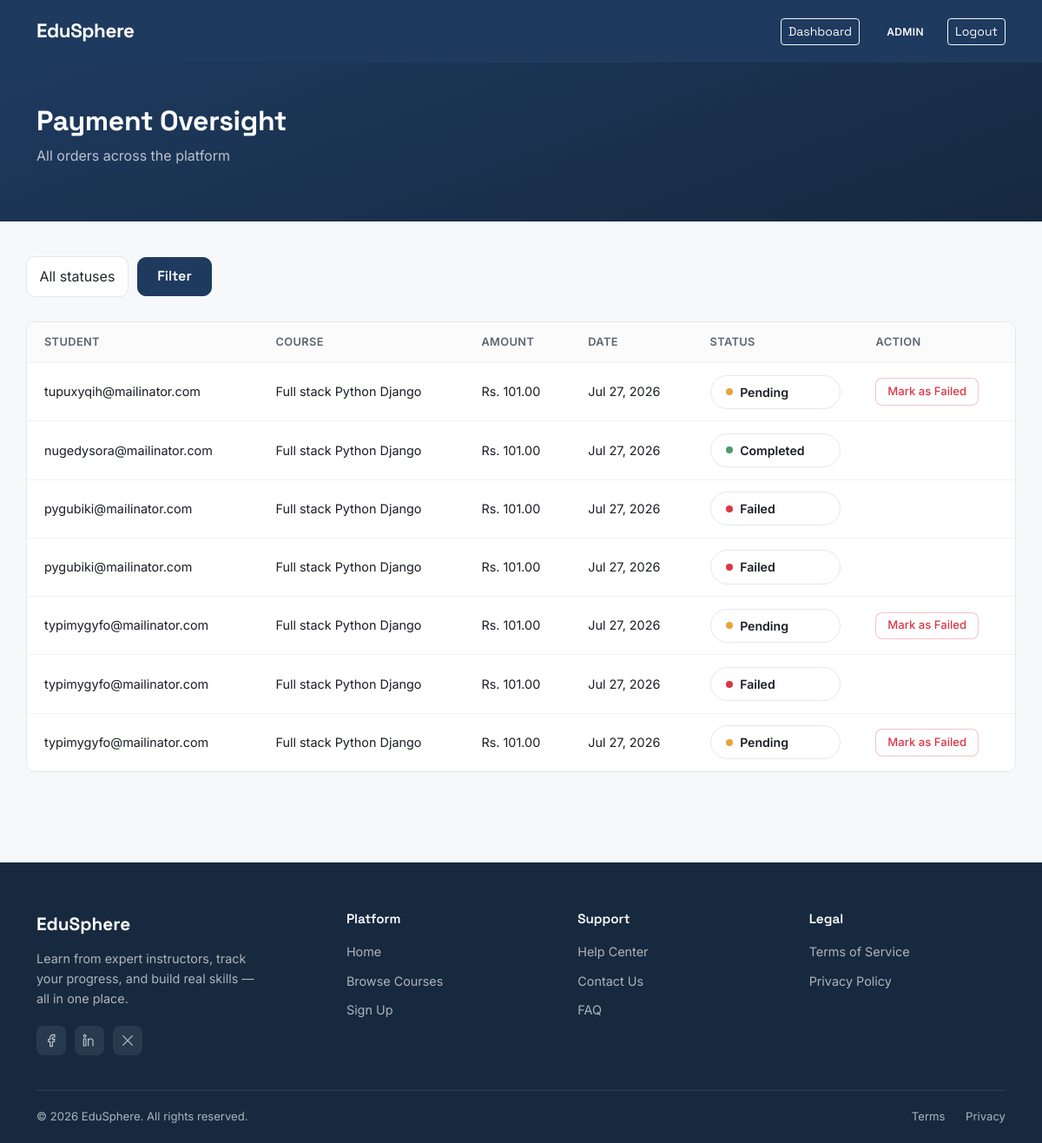
The page /dashboard/payments/ (signed in) on the database its author committed.
### accounts/models.py (models this page shows, shortened)
class CustomUser(AbstractUser):
    class Role(models.TextChoices):
        STUDENT = "student", "Student"
        INSTRUCTOR = "instructor", "Instructor"
        ADMIN = "admin", "Admin"
    username = None
    email = models.EmailField(unique=True)
    role = models.CharField(max_length=20, choices=Role.choices, default=Role.STUDENT)
    profile_picture = models.ImageField(upload_to="profile_pics/", blank=True, null=True)
    bio = models.TextField(blank=True)
    created_at = models.DateTimeField(auto_now_add=True)
    USERNAME_FIELD = "email"
    REQUIRED_FIELDS = []
    objects = CustomUserManager()

### payments/models.py (models this page shows, shortened)
class Order(models.Model):
    class Status(models.TextChoices):
        PENDING = 'pending', 'Pending'
        COMPLETED = 'completed', 'Completed'
        FAILED = 'failed', 'Failed'
    student = models.ForeignKey(
        settings.AUTH_USER_MODEL,
        on_delete=models.CASCADE,
        related_name='orders'
    )
    course = models.ForeignKey(
        Course,
        on_delete=models.CASCADE,
        related_name='orders'
    )
    transaction_uuid = models.UUIDField(default=uuid.uuid4, unique=True, editable=False)
    amount = models.DecimalField(max_digits=8, decimal_places=2)
    tax_amount = models.DecimalField(max_digits=8, decimal_places=2, default=0)
    total_amount = models.DecimalField(max_digits=8, decimal_places=2)
    status = models.CharField(max_length=10, choices=Status.choices, default=Status.PENDING)
    esewa_transaction_code = models.CharField(max_length=100, blank=True, null=True)
    created_at = models.DateTimeField(auto_now_add=True)
    updated_at = models.DateTimeField(auto_now=True)
    class Meta:
        ordering = ['-created_at']

### courses/models.py (models this page shows, shortened)
class Course(models.Model):
    class Level(models.TextChoices):
        BEGINNER = "beginner", "Beginner"
        INTERMEDIATE = "intermediate", "Intermediate"
        ADVANCED = "advanced", "Advanced"
    instructor = models.ForeignKey(
        settings.AUTH_USER_MODEL,
        on_delete=models.CASCADE,
        related_name="courses",
        limit_choices_to={'role': 'instructor'}
    )
    category = models.ForeignKey(Category, on_delete=models.SET_NULL, null=True, related_name="courses")
    title = models.CharField(max_length=200)
    slug = models.SlugField(unique=True, blank=True)
    description = models.TextField()
    thumbnail = models.ImageField(upload_to="course_thumbnails/", blank=True, null=True)
    level = models.CharField(max_length=20, choices=Level.choices, default=Level.BEGINNER)
    price = models.DecimalField(max_digits=8, decimal_places=2, default=0)
    is_published = models.BooleanField(default=False)
    created_at = models.DateTimeField(auto_now_add=True)
    updated_at = models.DateTimeField(auto_now=True)
    class Meta:
        ordering = ['-created_at']

### dashboard/views.py (the view)
# urls.py: path('payments/', views.PaymentOversightView.as_view(), name='payment_oversight'),
class PaymentOversightView(AdminRequiredMixin, ListView):
    model = Order
    template_name = 'dashboard/payment_oversight.html'
    context_object_name = 'orders'
    paginate_by = 20
    def get_queryset(self):
        queryset = Order.objects.select_related('student', 'course').order_by('-created_at')
        status = self.request.GET.get('status')
        if status in ('pending', 'completed', 'failed'):
            queryset = queryset.filter(status=status)
        return queryset
    def get_context_data(self, **kwargs):
        context = super().get_context_data(**kwargs)
        context['current_status'] = self.request.GET.get('status', '')
        return context

### dashboard/mixins.py (called while the page is built)
    def test_func(self):
        return self.request.user.is_authenticated and self.request.user.role == 'admin'

### dashboard/templates/dashboard/payment_oversight.html (shortened to what this page needs)
{% extends 'base.html' %}
{% block content %}
<div class="dashboard-hero">
    <div class="container">
        <h1>Payment Oversight</h1>
        <p>All orders across the platform</p>
    </div>
</div>
<div class="container dashboard-container">
    <form method="get" class="oversight-filter-bar">
        <select name="status" class="form-control oversight-status-select">
            <option value="" {% if current_status == '' %}selected{% endif %}>All statuses</option>
        </select>
        <button type="submit" class="btn btn-primary">Filter</button>
    </form>
    {% if orders %}
    <div class="oversight-table-wrapper">
        <table class="oversight-table">
            <thead>
                <tr>
                    <th>Student</th>
                    <th>Course</th>
                    <th>Amount</th>
                    <th>Date</th>
                    <th>Status</th>
                    <th>Action</th>
                </tr>
            </thead>
            <tbody>
                {% for order in orders %}
                <tr>
                    <td>{{ order.student.email }}</td>
                    <td>{{ order.course.title }}</td>
                    <td>Rs. {{ order.total_amount }}</td>
                    <td>{{ order.created_at|date:"M d, Y" }}</td>
                    <td>
                        {% if order.status == 'completed' %}
                            <span class="status-pill status-completed"><span class="status-dot"></span> Completed</span>
                        {% elif order.status == 'pending' %}
                            <span class="status-pill status-pending"><span class="status-dot"></span> Pending</span>
                        {% else %}
                            <span class="status-pill status-failed"><span class="status-dot"></span> Failed</span>
                        {% endif %}
                    </td>
                    <td>
                        {% if order.status == 'pending' %}
                        <form method="post" action="{% url 'dashboard:mark_order_failed' order.pk %}">
                            <button type="submit" class="btn-sm-outline btn-danger-outline">Mark as Failed</button>
                        </form>
                        {% endif %}
                    </td>
                </tr>
                {% endfor %}
            </tbody>
        </table>
    </div>
    {% else %}
    <div class="empty-state">
        <div class="icon">💳</div>
        <p>No orders match your filter.</p>
    </div>
    {% endif %}
</div>
{% endblock %}

### templates/base.html (shortened to what this page needs)
{% load static %}
<!DOCTYPE html>
<html lang="en">
<head>
    <link href="https://cdn.jsdelivr.net/npm/bootstrap@5.3.3/dist/css/bootstrap.min.css" rel="stylesheet">
    <link href="{% static 'css/custom.css' %}" rel="stylesheet">
</head>
<body>
    <nav class="navbar navbar-expand-lg navbar-dark">
        <div class="container">
            <a class="navbar-brand" href="{% url 'home' %}">EduSphere</a>
            <div class="ms-auto d-flex align-items-center">
                {% if user.is_authenticated %}
                {% if user.role == 'student' %}
                <a href="{% url 'enrollments:my_courses' %}" class="btn btn-outline-light btn-sm me-3">My Courses</a>
                {% elif user.role == 'instructor' %}
                <a href="{% url 'courses:instructor_dashboard' %}" class="btn btn-outline-light btn-sm me-3">My
                    Courses</a>
                {% elif user.role == 'admin' %}
                <a href="{% url 'dashboard:overview' %}" class="btn btn-outline-light btn-sm me-3">Dashboard</a>
                {% endif %}
                <span class="text-light me-3">
                    <span class="role-badge {{ user.role }} ms-1">{{ user.role }}</span>
                </span>
                <a href="{% url 'accounts:logout' %}" class="btn btn-outline-light btn-sm">Logout</a>
                {% else %}
                <a href="{% url 'accounts:login' %}" class="btn btn-outline-light btn-sm me-2">Login</a>
                <a href="{% url 'accounts:register_choice' %}" class="btn btn-accent btn-sm">Sign Up</a>
                {% endif %}
            </div>
        </div>
    </nav>
    {% block content %}
    {% endblock %}
    <footer class="site-footer">
        <div class="container">
            <div class="footer-grid">
                <div>
                    <span class="footer-brand-name">EduSphere</span>
                    <p class="footer-brand-tagline">Learn from expert instructors, track your progress, and build real
                        skills — all in one place.</p>
                    <div class="footer-social-row">
                        <a href="https://www.facebook.com/share/1CqCPcXn59/?mibextid=wwXIfr" class="footer-social-icon"
                            aria-label="Facebook">
                        </a>
                        <a href="https://np.linkedin.com/in/rajesh-pachhai-6842a4362" class="footer-social-icon"
                            aria-label="LinkedIn">
                        </a>
                        <a href="#" class="footer-social-icon" aria-label="Twitter / X">
                            <svg width="16" height="16" viewBox="0 0 24 24" fill="none"
                                xmlns="http://www.w3.org/2000/svg">
                                <path d="M4 4L20 20M20 4L4 20" stroke="currentColor" stroke-width="1.8"
                                    stroke-linecap="round" />
                            </svg>
                        </a>
                    </div>
                </div>
                <div class="footer-col">
                    <h4>Platform</h4>
                    <ul class="footer-links">
                        <li><a href="{% url 'home' %}">Home</a></li>
                        <li><a href="{% url 'courses:course_list' %}">Browse Courses</a></li>
                        <li><a href="{% url 'accounts:register_choice' %}">Sign Up</a></li>
                    </ul>
                </div>
                <div class="footer-col">
                    <h4>Support</h4>
                    <ul class="footer-links">
                        <li><a href="#">Help Center</a></li>
                        <li><a href="#">Contact Us</a></li>
                        <li><a href="#">FAQ</a></li>
                    </ul>
                </div>
                <div class="footer-col">
                    <h4>Legal</h4>
                    <ul class="footer-links">
                        <li><a href="#">Terms of Service</a></li>
                        <li><a href="#">Privacy Policy</a></li>
                    </ul>
                </div>
            </div>
            <div class="footer-bottom">
                <span>&copy; {% now "Y" %} EduSphere. All rights reserved.</span>
                <div>
                    <a href="#">Terms</a>
                    <a href="#">Privacy</a>
                </div>
            </div>
        </div>
    </footer>
</body>
</html>

### static/css/custom.css (style rules this page uses)
:root { --ink: #1E3A5F; --ink-dark: #16293F; --amber: #E8A33D; --amber-dark: #CC8A28; --bg: #F7F8FA; --surface: #FFFFFF; --text: #1A1D23; --text-muted: #5B6470; --border: #E4E7EC; --student: #3B7DD8; --instructor: #C6702B; --radius: 10px; }
body { background-color: var(--bg); color: var(--text); font-family: 'Inter', sans-serif; }
h1, h2, h3, h4, .navbar-brand, .btn { font-family: 'Space Grotesk', sans-serif; }
.navbar { background-color: var(--ink) !important; padding: 0.9rem 0; }
.navbar-brand { font-weight: 700; font-size: 1.4rem; letter-spacing: -0.02em; }
.btn-primary { background-color: var(--ink); border-color: var(--ink); font-weight: 600; border-radius: var(--radius); padding: 0.6rem 1.4rem; }
.role-badge { display: inline-block; font-size: 0.75rem; font-weight: 600; padding: 0.25rem 0.7rem; border-radius: 20px; text-transform: uppercase; letter-spacing: 0.03em; }
.form-control { border-radius: var(--radius); border: 1px solid var(--border); padding: 0.65rem 0.9rem; }
.btn-sm-outline { border: 1px solid var(--border); background: var(--surface); border-radius: 8px; padding: 0.3rem 0.8rem; font-size: 0.82rem; font-weight: 500; color: var(--ink); }
.dashboard-hero { background: linear-gradient(160deg, var(--ink) 0%, var(--ink-dark) 100%); color: #fff; padding: 3rem 0; }
.dashboard-hero h1 { font-size: 2rem; font-weight: 700; letter-spacing: -0.01em; }
.dashboard-hero p { color: rgba(255,255,255,0.7); margin-top: 0.4rem; }
.dashboard-container { padding: 2.5rem 0; }
.status-pill { display: flex; align-items: center; gap: 8px; background: var(--surface); border: 1px solid var(--border); border-radius: 999px; padding: 0.5rem 1.1rem; font-size: 0.88rem; font-weight: 600; }
.status-dot { width: 8px; height: 8px; border-radius: 50%; }
.status-completed .status-dot { background-color: #4C9A6A; }
.status-pending .status-dot { background-color: var(--amber); }
.site-footer { background: var(--ink-dark); color: rgba(255,255,255,0.65); margin-top: 4rem; }
.footer-grid { display: grid; grid-template-columns: 1.4fr 1fr 1fr 1fr; gap: 2.5rem; padding: 3.5rem 0 2.5rem; }
.footer-brand-name { font-family: 'Space Grotesk', sans-serif; font-weight: 700; font-size: 1.3rem; color: #fff; margin-bottom: 0.75rem; display: block; }
.footer-brand-tagline { font-size: 0.9rem; line-height: 1.6; max-width: 260px; margin-bottom: 1.25rem; }
.footer-social-row { display: flex; gap: 10px; }
.footer-social-icon { width: 34px; height: 34px; border-radius: 8px; background: rgba(255,255,255,0.08); display: flex; align-items: center; justify-content: center; color: rgba(255,255,255,0.7); transition: background-color 0.15s ease, color 0.15s ease; }
.footer-col h4 { font-family: 'Space Grotesk', sans-serif; color: #fff; font-size: 0.95rem; font-weight: 600; margin-bottom: 1rem; }
.footer-links { list-style: none; padding: 0; margin: 0; }
.footer-links li { margin-bottom: 0.6rem; }
.footer-links a { color: rgba(255,255,255,0.65); text-decoration: none; font-size: 0.9rem; transition: color 0.15s ease; }
.footer-bottom { border-top: 1px solid rgba(255,255,255,0.1); padding: 1.25rem 0; display: flex; justify-content: space-between; align-items: center; flex-wrap: wrap; gap: 10px; font-size: 0.82rem; }
.footer-bottom a { color: rgba(255,255,255,0.65); text-decoration: none; margin-left: 1.25rem; }
.oversight-filter-bar { display: flex; gap: 10px; align-items: center; margin-bottom: 1.75rem; flex-wrap: wrap; }
.oversight-status-select { width: auto; }
.oversight-table-wrapper { background: var(--surface); border: 1px solid var(--border); border-radius: var(--radius); overflow: hidden; overflow-x: auto; }
.oversight-table { width: 100%; border-collapse: collapse; font-size: 0.9rem; }
.oversight-table thead { background: #FBFBFC; border-bottom: 1px solid var(--border); }
.oversight-table th { text-align: left; padding: 0.85rem 1.25rem; font-weight: 600; color: var(--text-muted); font-size: 0.8rem; text-transform: uppercase; letter-spacing: 0.03em; }
.oversight-table td { padding: 0.85rem 1.25rem; border-top: 1px solid #F0F1F3; }
.status-failed .status-dot { background-color: #DC3545; }
.btn-danger-outline { color: #DC3545; border-color: rgba(220,53,69,0.3); }

### rows shown on the page
CustomUser: role "ADMIN"
Order: student.email "tupuxyqih@mailinator.com", course "Full stack Python Django", total_amount "101.00", created_at "Jul 27, 2026", status "pending" (drawn)
Order: student.email "nugedysora@mailinator.com", course "Full stack Python Django", total_amount "101.00", created_at "Jul 27, 2026", status "completed" (drawn)
Order: student.email "pygubiki@mailinator.com", course "Full stack Python Django", total_amount "101.00", created_at "Jul 27, 2026", status "failed" (drawn)
Order: student.email "pygubiki@mailinator.com", course "Full stack Python Django", total_amount "101.00", created_at "Jul 27, 2026", status "failed" (drawn)
Order: student.email "typimygyfo@mailinator.com", course "Full stack Python Django", total_amount "101.00", created_at "Jul 27, 2026", status "pending" (drawn)
Order: student.email "typimygyfo@mailinator.com", course "Full stack Python Django", total_amount "101.00", created_at "Jul 27, 2026", status "failed" (drawn)
Order: student.email "typimygyfo@mailinator.com", course "Full stack Python Django", total_amount "101.00", created_at "Jul 27, 2026", status "pending" (drawn)
